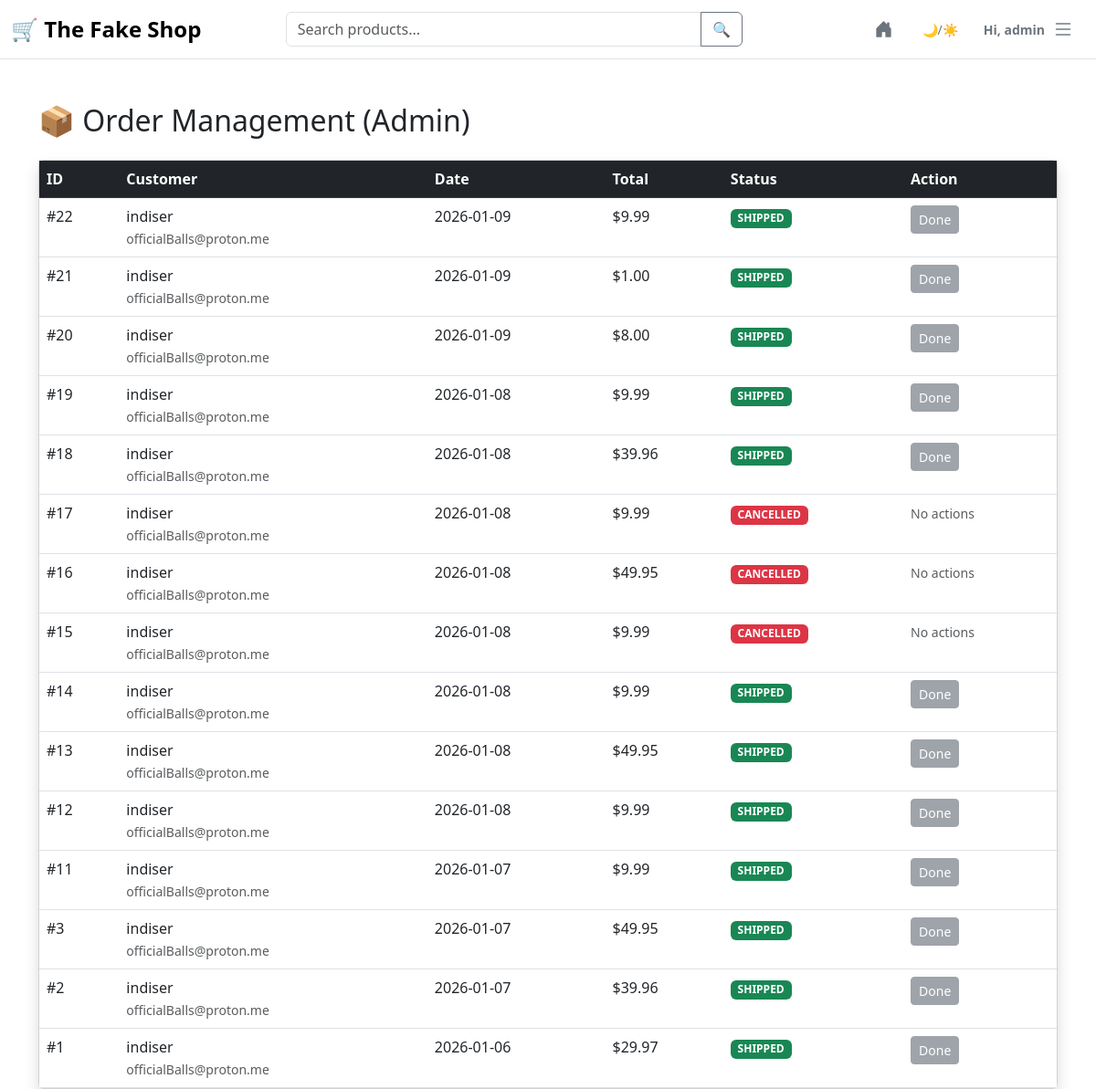
Page /admin/orders (signed in) on the committed database.
### server.py (models this page shows)
class User(UserMixin,db.Model):
    id = db.Column(db.Integer, primary_key=True)
    name = db.Column(db.String(100))
    email = db.Column(db.String(100), unique=True) # New
    password = db.Column(db.String(100))
    is_deleted = db.Column(db.Boolean, default=False)
    orders = db.relationship('Order', backref='customer')
    reviews = db.relationship('Review', backref='author')
    wishlist = db.relationship('Product', secondary=wishlist_table, backref='wished_by')

class Order(db.Model):
    id = db.Column(db.Integer, primary_key=True)
    user_id = db.Column(db.Integer, db.ForeignKey('user.id'))
    date = db.Column(db.String(20)) # Storing simple string for now (e.g., "2025-01-05")
    total_price = db.Column(db.Integer) # Stored in Cents
    status = db.Column(db.String(50), default="Pending")
    items = db.relationship('OrderItem', backref='order')
    discount_amount = db.Column(db.Integer, default=0)

### server.py (the view)
@app.route('/admin/orders')
@admin_only
def admin_orders():
    all_orders = db.session.execute(db.select(Order).order_by(Order.id.desc())).scalars().all()
    return render_template('admin_orders.html', orders=all_orders)

### server.py (called while the page is built)
def admin_only(f):
    @wraps(f)
    def decorated_function(*args, **kwargs):
        if not current_user.is_authenticated or current_user.id != 1:
            return abort(403)
        return f(*args, **kwargs)
    return decorated_function

@login_manager.user_loader
def load_user(user_id):
    return db.session.get(User, int(user_id))

@app.context_processor
def inject_pending_orders():
    pending_count = 0
    if current_user.is_authenticated and current_user.id == 1:
        pending_count = db.session.query(Order).filter(
            Order.status == 'Pending'
        ).count()
    return dict(pending_orders_count=pending_count)

### templates/admin_orders.html (shortened to what this page needs)
{% extends "base.html" %}
{% block content %}
<h2 class="mb-4">📦 Order Management (Admin)</h2>
<div class="card shadow">
    <div class="card-body p-0">
        <table class="table table-hover mb-0">
            <thead class="table-dark">
                <tr>
                    <th>ID</th>
                    <th>Customer</th>
                    <th>Date</th>
                    <th>Total</th>
                    <th>Status</th>
                    <th>Action</th>
                </tr>
            </thead>
            <tbody>
                {% for order in orders %}
                <tr>
                    <td>#{{ order.id }}</td>
                    <td>{{ order.customer.name }} <br> <small class="text-muted">{{ order.customer.email }}</small></td>
                    <td>{{ order.date }}</td>
                    <td>${{ "%.2f"|format(order.total_price / 100) }}</td>
                    <td>
                        {% if order.status == 'Cancelled' %}
                            <span class="badge bg-danger">CANCELLED</span>
                        {% elif order.status == 'Shipped' %}
                            <span class="badge bg-success">SHIPPED</span>
                        {% else %}
                            <span class="badge bg-warning text-dark">PENDING</span>
                        {% endif %}
                    </td>
                    <td>
                        {% if order.status == 'Pending' %}
                            <a href="{{ url_for('ship_order', order_id=order.id) }}" class="btn btn-primary btn-sm">
                                Ship Order
                            </a>
                        {% elif order.status == 'Cancelled' %}
                            <span class="text-muted small">No actions</span>
                        {% else %}
                            <button class="btn btn-secondary btn-sm" disabled>Done</button>
                        {% endif %}
                    </td>
                </tr>
                {% endfor %}
            </tbody>
        </table>
    </div>
</div>
{% endblock %}

### templates/base.html (shortened to what this page needs)
<!DOCTYPE html>
<html lang="en" data-bs-theme="light">
<head>
    <link href="https://cdn.jsdelivr.net/npm/bootstrap@5.3.0/dist/css/bootstrap.min.css" rel="stylesheet">
    <link rel="stylesheet" href="https://cdn.jsdelivr.net/npm/bootstrap-icons@1.11.0/font/bootstrap-icons.css">
</head>
<body>
    <nav class="navbar navbar-expand-lg border-bottom border-body" style="background-color: var(--bs-body-bg);">
        <div class="container-fluid">
            <a class="navbar-brand fw-bold fs-4 me-4" href="{{ url_for('home') }}">
                🛒 The Fake Shop
            </a>
            <form class="d-flex mx-auto flex-grow-1" action="{{ url_for('home') }}" method="GET" style="max-width: 500px;">
                <div class="input-group">
                    <input class="form-control" type="search" name="q" placeholder="Search products..." value="{{ search_query if search_query else '' }}">
                    <button class="btn btn-outline-secondary" type="submit">🔍</button>
                </div>
            </form>
            <div class="d-flex align-items-center ms-auto gap-2">
                <a href="{{ url_for('home') }}" class="btn btn-outline-secondary btn-sm border-0 me-2" title="Home">
                    <i class="bi bi-house-door-fill fs-5"></i>
                </a>
                <button class="btn btn-outline-secondary btn-sm border-0" id="darkModeToggle">
                    🌙/☀️
                </button>
                {% if current_user.is_authenticated %}
                    <div class="dropdown">
                        <button class="btn btn-outline-secondary border-0 d-flex align-items-center gap-2" type="button" data-bs-toggle="dropdown">
                            <span class="d-none d-md-block fw-bold small">Hi, {{ current_user.name.split()[0] }}</span>
                            <i class="bi bi-list fs-4"></i> </button>
                    </div>
                {% else %}
                    <div class="vr mx-2"></div>
                    <a href="{{ url_for('login') }}" class="btn btn-outline-primary btn-sm">Login</a>
                    <a href="{{ url_for('register') }}" class="btn btn-primary btn-sm">Register</a>
                {% endif %}
            </div>
        </div>
    </nav>
    <div class="container mt-5">
        {% block content %}
        {% endblock %}
    </div>
</body>
</html>

### rows in the picture
User: name "admin"
Order: id "22", customer.name "indiser", customer.email "officialBalls@proton.me", date "2026-01-09", order.total_price/100 "9.99", status "SHIPPED"
Order: id "21", customer.name "indiser", customer.email "officialBalls@proton.me", date "2026-01-09", order.total_price/100 "1.00", status "SHIPPED"
Order: id "20", customer.name "indiser", customer.email "officialBalls@proton.me", date "2026-01-09", order.total_price/100 "8.00", status "SHIPPED"
Order: id "19", customer.name "indiser", customer.email "officialBalls@proton.me", date "2026-01-08", order.total_price/100 "9.99", status "SHIPPED"
Order: id "18", customer.name "indiser", customer.email "officialBalls@proton.me", date "2026-01-08", order.total_price/100 "39.96", status "SHIPPED"
Order: id "17", customer.name "indiser", customer.email "officialBalls@proton.me", date "2026-01-08", order.total_price/100 "9.99", status "CANCELLED"
Order: id "16", customer.name "indiser", customer.email "officialBalls@proton.me", date "2026-01-08", order.total_price/100 "49.95", status "CANCELLED"
Order: id "15", customer.name "indiser", customer.email "officialBalls@proton.me", date "2026-01-08", order.total_price/100 "9.99", status "CANCELLED"
Order: id "14", customer.name "indiser", customer.email "officialBalls@proton.me", date "2026-01-08", order.total_price/100 "9.99", status "SHIPPED"
Order: id "13", customer.name "indiser", customer.email "officialBalls@proton.me", date "2026-01-08", order.total_price/100 "49.95", status "SHIPPED"
Order: id "12", customer.name "indiser", customer.email "officialBalls@proton.me", date "2026-01-08", order.total_price/100 "9.99", status "SHIPPED"
Order: id "11", customer.name "indiser", customer.email "officialBalls@proton.me", date "2026-01-07", order.total_price/100 "9.99", status "SHIPPED"
Order: id "3", customer.name "indiser", customer.email "officialBalls@proton.me", date "2026-01-07", order.total_price/100 "49.95", status "SHIPPED"
Order: id "2", customer.name "indiser", customer.email "officialBalls@proton.me", date "2026-01-07", order.total_price/100 "39.96", status "SHIPPED"
Order: id "1", customer.name "indiser", customer.email "officialBalls@proton.me", date "2026-01-06", order.total_price/100 "29.97", status "SHIPPED"
